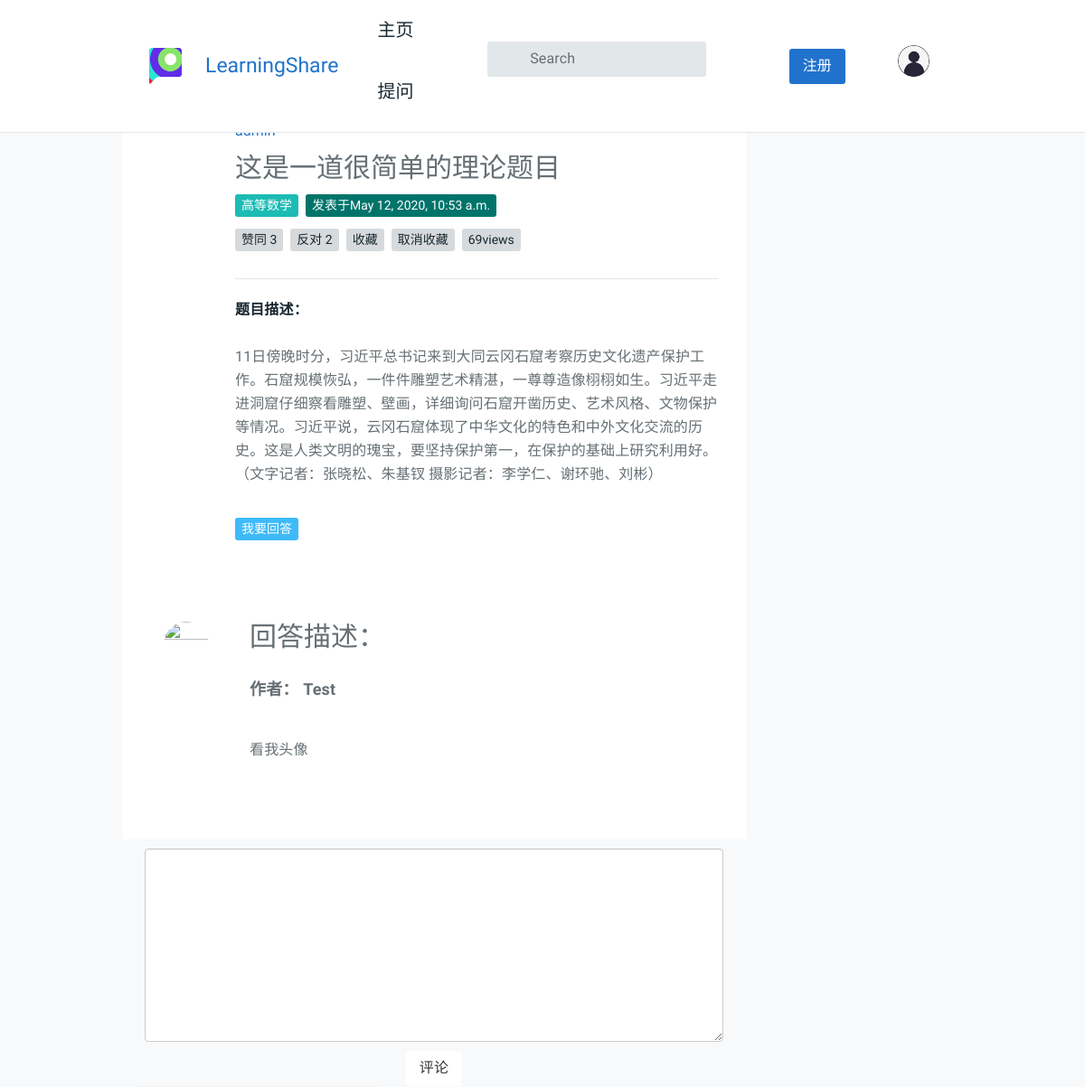
Screenshot of /answer/answer/comment/25/ (signed in) with the database file from the repository.
### QuestionApp/models.py (models this page shows, shortened)
class Question(models.Model):
    user = models.ForeignKey(User, verbose_name='提问者', related_name='questions',on_delete=models.CASCADE)
    questionTitle = models.CharField('问题标题', max_length=40, unique=True, blank=False)
    questionCategory = models.ForeignKey('CategoryApp.Category', verbose_name='板块名称', on_delete=models.CASCADE)
    questionDescription = models.TextField('详细描述')
    created=models.DateTimeField(default=timezone.now, verbose_name='发布日期')
    publishDate = models.DateTimeField(auto_now=True, verbose_name='更新日期')
    goodNum = models.IntegerField(default=0, verbose_name='赞数')
    badNum = models.IntegerField(default=0, verbose_name='反对数')
    grade = models.IntegerField(default=0, verbose_name='综合质量')
    collect = models.ManyToManyField(User, related_name='collect_question', verbose_name='收藏', blank=True)
    users_like = models.ManyToManyField(User, related_name="questions_like", blank=True)
    users_unlike = models.ManyToManyField(User, related_name="questions_unlike", blank=True)
    views = models.IntegerField(default=0, verbose_name="阅读次数")

### CategoryApp/models.py (models this page shows)
class Category(models.Model):
    name = models.CharField(max_length=20, unique=True, verbose_name='分组名称')
    number = models.IntegerField(unique=True, verbose_name='分组序号')
    def __str__(self):
        return self.name

### AnswerApp/models.py (models this page shows, shortened)
class AnswerModel(models.Model):
    author = models.ForeignKey(User, related_name='answers', verbose_name='回答者', on_delete=models.CASCADE)
    question = models.ForeignKey('QuestionApp.Question', related_name='answers',
                                 verbose_name='问题', on_delete=models.CASCADE)
    pub_date = models.DateTimeField(auto_now=True, verbose_name='回答时间')
    answer_text = models.TextField(verbose_name='回答内容')
    goodNum = models.IntegerField(default=0, verbose_name='赞数')
    badNum = models.IntegerField(default=0, verbose_name='反对数')
    grade = models.IntegerField(default=0, verbose_name='综合质量')
    collect = models.ManyToManyField(User, related_name='collect_answer', verbose_name='收藏')
    user_like_answer = models.ManyToManyField(User, related_name='answers_like', blank=True)
    user_unlike_answer = models.ManyToManyField(User, related_name='answers_unlike', blank=True)
    class Meta:
        ordering = ("-grade",)

### AnswerApp/views.py (the view, shortened to what this page needs)
# urls.py: path('answer/comment/<int:answer_id>/', views.comment, name='answer_comment'),
@login_required(login_url='/account/login/')
def comment(request, answer_id):
    comment_answer = get_object_or_404(AnswerModel, id=answer_id)
    if request.method == 'GET':
        comment_form = CommentForm()
        return render(request, "question/comment.html",
                      {"answer": comment_answer, "comment_form": comment_form, "question": comment_answer.question,
                       "question_2": Question.objects.all().order_by('-views', 'created', 'questionTitle')[:10]})

### AnswerApp/forms.py
class CommentForm(forms.Form):
    comment_text = forms.CharField(label='请评论：', max_length=2000, required=True,
                                   widget=forms.Textarea(attrs={"class": "form-control"}))
    class Meta:
        model = Comment
        fields = ("commenter", "pub-time", "comment_text")

### AnswerApp/templatetags/markdown_extras.py (called while the page is built)
@register.filter()
@stringfilter
def markdown(value):
    return md.markdown(value, extensions=['markdown.extensions.fenced_code'])

### templates/question/comment.html
{% extends "question/content.html" %}
{% load static %}
{% load markdown_extras %}
{% block comment %}
    <div class="tt-topic-list">
        <div class="tt-item">
            <div class="tt-single-topic">
                <div class="tt-item-info info-top">
                    <div class="tt-avater-title">
                        <h2>回答描述：</h2>
                    </div>
                </div>
                <div class="tt-item-description">
                    <div class="tt-item-header pt-noborder">
                        <div class="tt-item-info info-top">
                            <div class="tt-avatar-icon">
                                {% if answer.author.userinfo.photo %}
                                <img src="{{ answer.author.userinfo.photo | striptags }}" height="50" width="50"
                                     class="img-circle" id="my_photo" name="user_face">
                                {% else %}
                                <img name="user_face" src="{% static 'images/default.jpg' %}" height="50" width="50"
                                     class="img-circle" width="270px" id="my_photo">
                                {% endif %}
                            </div>
                        <div class="tt-avater-title">
                                <h4><strong>作者： {{ answer.author }}</strong></h4>
                            </div>
                        </div>
                    </div>
                    <div class="tt-item-description">
                         <p>{{ answer.answer_text | markdown | safe }}</p>
                    </div>
                </div>
            </div>
        </div>
    <form class="form-horizontal" action="." method="post">{% csrf_token %}
    <div class="col" style="margin-top: 10px;">
        <div class="text-left" style="margin:10px">
            {{ comment_form.comment_text }}
        </div>
        <div class="col text-center vertical-middle-sm" >
            <button type="submit" class="btn btn-default btn-lg" >评论</button>
		</div>
    </div>
    </form>
{% endblock %}

### templates/question/content.html (shortened to what this page needs)
{% extends "index.html" %}
{% load markdown_extras %}
{% load static %}
{% block content %}
<div class="col-sm-9">
    <div class="tt-single-topic-list">
        <div class="tt-item">
            <div class="tt-single-topic">
                <div class="tt-item-header">
                    <div class="tt-item-info info-top">
                        <div class="tt-avater-title">
                            <a href="#">{{ question.user }}</a>
                        </div>
                        <a href="#" class="tt-info-time">
                            <i class="tt-icon"></i>{{timezone.now}}
                        </a>
                    </div>
                    <h1 class="tt-item-title">
                        <h2>{{ question.questionTitle }}</h2>
                    </h1>
                    <div class="tt-item-tag">
                        <ul class="tt-list-badge">
                            <li><a href="#"><span class="tt-color07 tt-badge">{{ question.questionCategory }}</span></a>
                            </li>
                            <li><a href="#"><span class="tt-color09 tt-badge">发表于{{ question.created }}</span></a>
                            </li>
                        </ul>
                    </div>
                    <div class="tt-item-tag">
                        <ul class="tt-list-badge">
                            <li><a id="like-it" href="{% url 'question:like_question' id=question.id action='like'%}">
                                    <span class="tt-badge">赞同 {{ question.users_like.count }}</span></a></li>
                            <li><a id="unlike-it"
                                    href="{% url 'question:like_question' id=question.id action='unlike'%}">
                                    <span class="tt-badge">反对 {{ question.users_unlike.count }}</span></a></li>
                            <li><a href="{% url 'question:collect_question' id=question.id action='收藏' %}">
                                    <span class="tt-badge">收藏</span></a></li>
                            <li><a href="{% url 'question:cancel_collect_question' id=question.id action='取消收藏' %}">
                                    <span class="tt-badge">取消收藏</span></a></li>
                         <li><a  href="#"><span class="tt-badge"> {{ question.views }}view{{ question.views|pluralize }}
                                    </span></a></li>
                        </ul>
                    </div>
                </div>
                <div class="tt-item-description">
                    <h6 class="tt-title">题目描述：</h6>
                    <p>{{ question.questionDescription | markdown | safe }}</p>
                </div>
                <div class="tt-item-info info-bottom">
                    <div class="tt-item-tag">
                        <ul class="tt-list-badge">
                            <li><a href="{% url 'answer:answer_question' question_id=question.id%}">
                                    <span class="tt-color03 tt-badge">我要回答</span></a></li>
                        </ul>
                    </div>
                </div>
            </div>
        </div>
        {% block answer %}
        {% block comment %}{% endblock %}
        {% endblock %}
    </div>
</div>
{% endblock %}

### rows the page displays
Question: questionTitle "这是一道很简单的理论题目", questionCategory "高等数学", created "May 12, 2020, 10:53 a.m.", users_like.count "3", users_unlike.count "2", views "69", questionDescription "11日傍晚时分，习近平总书记来到大同云冈石窟考察历史文化遗产保护工作。石窟规模恢弘，一件件雕塑艺术精湛，一尊尊造像栩栩如生。习近平走进洞窟仔细察看雕塑、壁画，详细询问石窟开凿历史、艺术风格、文物保护等情况。习近平说，云冈石窟体现了中华文化的特色和中外文化交流的历史。这是人类文明的瑰宝，要坚持保护第一，在保护的基础上研究利用好。（文字记者：张晓松、朱基钗 摄影记者：李学仁、谢环驰、刘彬）"
AnswerModel: author "Test", answer_text "看我头像"
